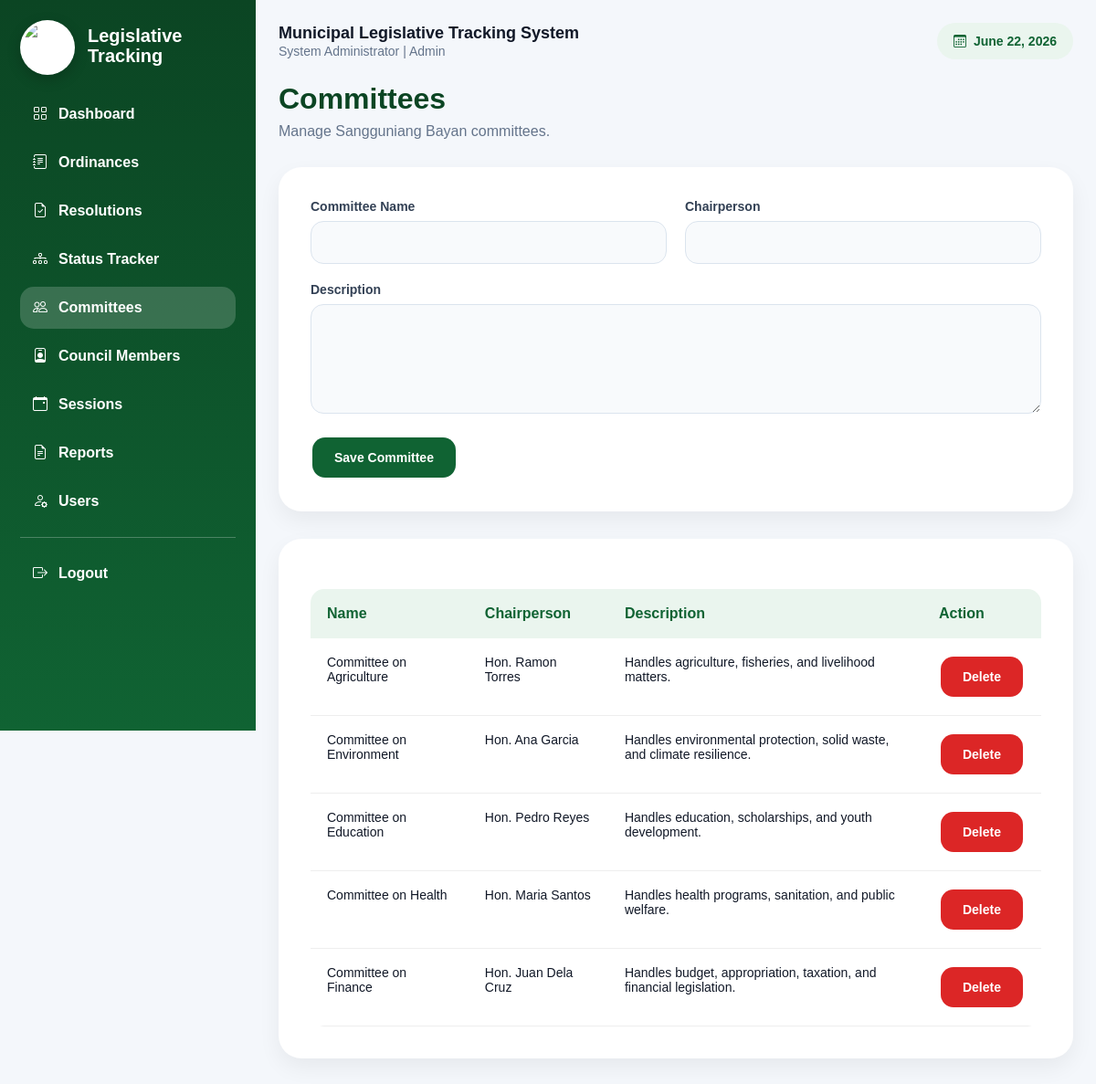
/committees/index.php (signed in), run on the app's committed database.
### tables this page shows
CREATE TABLE committees (
    id INT AUTO_INCREMENT PRIMARY KEY,
    name VARCHAR(150) NOT NULL,
    chairperson VARCHAR(150),
    description TEXT,
    created_at TIMESTAMP DEFAULT CURRENT_TIMESTAMP
);

### config.php (called while the page is built, shortened)
<?php
function e($value) {
    return htmlspecialchars($value ?? '', ENT_QUOTES, 'UTF-8');
}
function is_admin() {
    return isset($_SESSION['role']) && $_SESSION['role'] === 'Admin';
}
?>

### committees/index.php (the view, shortened to what this page needs)
<?php include "../includes/header.php";
$items=mysqli_query($conn,"SELECT * FROM committees ORDER BY id DESC");
?>
<div class="topbar"><div><h1>Committees</h1><p class="subtitle">Manage Sangguniang Bayan committees.</p></div></div>
<div class="panel">
<form method="POST" class="form-grid">
<div><label>Committee Name</label><input name="name" required></div>
<div><label>Chairperson</label><input name="chairperson"></div>
<div class="form-full"><label>Description</label><textarea name="description"></textarea></div>
<div><button class="btn" name="save">Save Committee</button></div>
</form>
</div>
<div class="panel table-wrap"><table><tr><th>Name</th><th>Chairperson</th><th>Description</th><th>Action</th></tr>
<?php while($r=mysqli_fetch_assoc($items)): ?><tr><td><?= e($r['name']) ?></td><td><?= e($r['chairperson']) ?></td><td><?= e($r['description']) ?></td><td><a class="btn red" onclick="return confirmDelete()" href="delete.php?id=<?= $r['id'] ?>">Delete</a></td></tr><?php endwhile; ?>
</table></div>
<?php include "../includes/footer.php"; ?>

### includes/header.php (shortened to what this page needs)
<?php require_once __DIR__ . '/../config.php'; require_login();
?>
<!DOCTYPE html>
<html>
<head>
    <link rel="stylesheet" href="https://cdn.jsdelivr.net/npm/bootstrap-icons@1.11.3/font/bootstrap-icons.css">
    <link rel="stylesheet" href="/mlts/assets/css/style.css">
</head>
<body>
<div class="app">
<?php include __DIR__ . "/sidebar.php"; ?>
<main class="content">
<header class="top">
    <div>
        <h4>Municipal Legislative Tracking System</h4>
        <p><?= e($_SESSION['fullname'] ?? 'User') ?> | <?= e($_SESSION['role'] ?? 'Staff') ?></p>
    </div>
    <div class="top-date"><i class="bi bi-calendar3"></i> <?= date('F d, Y') ?></div>
</header>

### includes/sidebar.php (shortened to what this page needs)
<?php
$currentPath = $_SERVER['REQUEST_URI'] ?? '';
function nav_active($needle){
    global $currentPath;
    return strpos($currentPath, $needle) !== false ? 'active' : '';
}
?>
<aside class="side">
    <div class="brand">
        <div class="logo-container">
            <img src="/mlts/assets/iguig.jpg" class="logo-img" alt="Municipal Logo">
        </div>
        <div class="brand-text">
            <div class="brand-title">Legislative Tracking</div>
        </div>
    </div>
    <a class="<?= nav_active('/dashboard.php') ?>" href="/mlts/dashboard.php"><i class="bi bi-grid"></i> Dashboard</a>
    <a class="<?= nav_active('/ordinances/') ?>" href="/mlts/ordinances/index.php"><i class="bi bi-journal-text"></i> Ordinances</a>
    <a class="<?= nav_active('/resolutions/') ?>" href="/mlts/resolutions/index.php"><i class="bi bi-file-earmark-check"></i> Resolutions</a>
    <a class="<?= nav_active('/tracking/') ?>" href="/mlts/tracking/index.php"><i class="bi bi-diagram-3"></i> Status Tracker</a>
    <a class="<?= nav_active('/committees/') ?>" href="/mlts/committees/index.php"><i class="bi bi-people"></i> Committees</a>
    <a class="<?= nav_active('/members/') ?>" href="/mlts/members/index.php"><i class="bi bi-person-badge"></i> Council Members</a>
    <a class="<?= nav_active('/sessions/') ?>" href="/mlts/sessions/index.php"><i class="bi bi-calendar-event"></i> Sessions</a>
    <a class="<?= nav_active('/reports/') ?>" href="/mlts/reports/index.php"><i class="bi bi-file-earmark-text"></i> Reports</a>
    <?php if (is_admin()): ?>
    <a class="<?= nav_active('/users/') ?>" href="/mlts/users/index.php"><i class="bi bi-person-gear"></i> Users</a>
    <?php endif; ?>
    <hr>
    <a href="/mlts/auth/logout.php"><i class="bi bi-box-arrow-right"></i> Logout</a>
</aside>

### includes/footer.php (shortened to what this page needs)
</main>
</div>
</body>
</html>

### assets/css/style.css (style rules this page uses)
:root { --primary:#106333; --primary2:#FCD116; --bg:#f4f7fb; --card:#ffffff; --line:#e5e7eb; --text:#111827; --muted:#64748b; --danger:#dc2626; --success:#16a34a; --blue:#2563eb; --gray:#64748b; }
* { box-sizing:border-box;margin:0;padding:0;font-family:Arial,Helvetica,sans-serif }
body { background:var(--bg);color:var(--text) }
a { text-decoration:none;color:var(--primary);font-weight:600 }
.app,.layout { display:flex;min-height:100vh }
.side,.sidebar { width:280px;background:linear-gradient(180deg,#0b4523,var(--primary));color:white;position:fixed;height:100vh;padding:22px;overflow-y:auto }
.brand { display:flex;align-items:center;gap:14px;margin-bottom:20px }
.logo-container { min-width:60px;width:60px;height:60px;background:white;border-radius:50%;padding:3px;display:flex;align-items:center;justify-content:center;overflow:hidden;box-shadow:0 5px 15px rgba(0,0,0,.2) }
.logo-img { width:100%;height:100%;object-fit:cover;border-radius:50% }
.brand-text { flex:1 }
.brand-title { font-size:20px;font-weight:800;line-height:1.1;color:white;margin-bottom:5px }
.side a,.sidebar nav a { display:flex;align-items:center;gap:12px;padding:14px;border-radius:15px;color:white;text-decoration:none;margin:7px 0;font-weight:600;background:transparent }
.side a:hover,.side a.active,.sidebar nav a:hover,.sidebar nav a.active { background:rgba(255,255,255,.18) }
.side hr { border:0;border-top:1px solid rgba(255,255,255,.25);margin:16px 0 }
.content,.main { margin-left:280px;width:calc(100% - 280px);padding:25px }
.top { display:flex;align-items:center;justify-content:space-between;gap:20px;margin-bottom:25px }
.top h4 { font-size:18px;margin:0;line-height:1.2 }
.top p { margin:0;font-size:14px;color:var(--muted) }
.top-date { background:#eaf5ee;padding:12px 18px;border-radius:999px;font-weight:bold;color:var(--primary);font-size:14px;display:flex;align-items:center;gap:8px;white-space:nowrap }
.topbar { display:flex;justify-content:space-between;align-items:center;gap:20px;margin-bottom:20px }
.topbar h1,h1 { font-size:32px;font-weight:800;color:#0b4523;margin-bottom:8px }
.subtitle { color:var(--muted);margin-bottom:0 }
.panel { background:white;border-radius:25px;padding:35px;margin-top:30px;margin-bottom:18px;box-shadow:0 10px 25px rgba(0,0,0,.06) }
.table-wrap,.table-responsive { overflow:auto }
table { width:100%;border-collapse:collapse;overflow:hidden;border-radius:15px;margin-top:20px }
th { background:#eaf5ee;padding:18px;font-size:16px;color:var(--primary);text-align:left }
td { padding:18px;font-size:14px;border-bottom:1px solid #eee;vertical-align:top }
.form-grid { display:grid;grid-template-columns:repeat(2,1fr);gap:20px }
.form-full { grid-column:1/-1 }
label,.form-label { display:block;margin-bottom:8px;font-size:14px;font-weight:600;color:#334155 }
input,select,textarea,.form-control { width:100%;padding:14px;border:1px solid #dbe4ee;border-radius:14px;font-size:15px;outline:none;transition:.3s;background:#f8fafc }
textarea { min-height:120px }
.btn { display:inline-block;padding:14px 24px;border:none;cursor:pointer;border-radius:14px;font-weight:600;transition:.3s;background:var(--primary);color:white;margin:2px;font-size:14px }
.btn.red { background:var(--danger) }

### data on the page
committees: name "Committee on Agriculture", chairperson "Hon. Ramon Torres", description "Handles agriculture, fisheries, and livelihood matters."
committees: name "Committee on Environment", chairperson "Hon. Ana Garcia", description "Handles environmental protection, solid waste, and climate resilience."
committees: name "Committee on Education", chairperson "Hon. Pedro Reyes", description "Handles education, scholarships, and youth development."
committees: name "Committee on Health", chairperson "Hon. Maria Santos", description "Handles health programs, sanitation, and public welfare."
committees: name "Committee on Finance", chairperson "Hon. Juan Dela Cruz", description "Handles budget, appropriation, taxation, and financial legislation."

### other printed values
$_SESSION['fullname'] "System Administrator"
$_SESSION['role'] "Admin"
